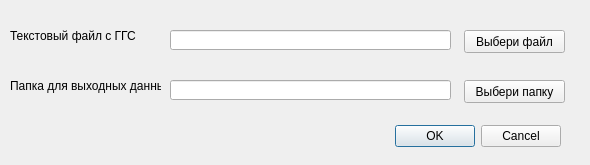
<?xml version="1.0" encoding="UTF-8"?>
<ui version="4.0">
 <class>Text_transformDialogBase</class>
 <widget class="QDialog" name="Text_transformDialogBase">
  <property name="geometry">
   <rect>
    <x>0</x>
    <y>0</y>
    <width>590</width>
    <height>165</height>
   </rect>
  </property>
  <property name="windowTitle">
   <string>GGS_text_parsing</string>
  </property>
  <widget class="QDialogButtonBox" name="BBStartStop">
   <property name="geometry">
    <rect>
     <x>20</x>
     <y>120</y>
     <width>541</width>
     <height>32</height>
    </rect>
   </property>
   <property name="orientation">
    <enum>Qt::Horizontal</enum>
   </property>
   <property name="standardButtons">
    <set>QDialogButtonBox::Cancel|QDialogButtonBox::Ok</set>
   </property>
  </widget>
  <widget class="QLineEdit" name="ledit_ggstxt">
   <property name="geometry">
    <rect>
     <x>170</x>
     <y>30</y>
     <width>281</width>
     <height>20</height>
    </rect>
   </property>
  </widget>
  <widget class="QLabel" name="lab_ggstxt">
   <property name="geometry">
    <rect>
     <x>10</x>
     <y>20</y>
     <width>141</width>
     <height>31</height>
    </rect>
   </property>
   <property name="text">
    <string>Текстовый файл с ГГС</string>
   </property>
  </widget>
  <widget class="QPushButton" name="pb_sel_ggstxt">
   <property name="geometry">
    <rect>
     <x>464</x>
     <y>30</y>
     <width>101</width>
     <height>23</height>
    </rect>
   </property>
   <property name="text">
    <string>Выбери файл</string>
   </property>
  </widget>
  <widget class="QLabel" name="lab_ggsoutfolder">
   <property name="geometry">
    <rect>
     <x>10</x>
     <y>70</y>
     <width>151</width>
     <height>31</height>
    </rect>
   </property>
   <property name="text">
    <string>Папка для выходных данных</string>
   </property>
  </widget>
  <widget class="QLineEdit" name="ledit_ggsoutfolder">
   <property name="geometry">
    <rect>
     <x>170</x>
     <y>80</y>
     <width>281</width>
     <height>20</height>
    </rect>
   </property>
  </widget>
  <widget class="QPushButton" name="pb_sel_ggsoutfolder">
   <property name="geometry">
    <rect>
     <x>464</x>
     <y>80</y>
     <width>101</width>
     <height>23</height>
    </rect>
   </property>
   <property name="text">
    <string>Выбери папку</string>
   </property>
  </widget>
 </widget>
 <resources/>
 <connections>
  <connection>
   <sender>BBStartStop</sender>
   <signal>accepted()</signal>
   <receiver>Text_transformDialogBase</receiver>
   <slot>accept()</slot>
   <hints>
    <hint type="sourcelabel">
     <x>20</x>
     <y>20</y>
    </hint>
    <hint type="destinationlabel">
     <x>20</x>
     <y>20</y>
    </hint>
   </hints>
  </connection>
  <connection>
   <sender>BBStartStop</sender>
   <signal>rejected()</signal>
   <receiver>Text_transformDialogBase</receiver>
   <slot>reject()</slot>
   <hints>
    <hint type="sourcelabel">
     <x>20</x>
     <y>20</y>
    </hint>
    <hint type="destinationlabel">
     <x>20</x>
     <y>20</y>
    </hint>
   </hints>
  </connection>
 </connections>
</ui>
